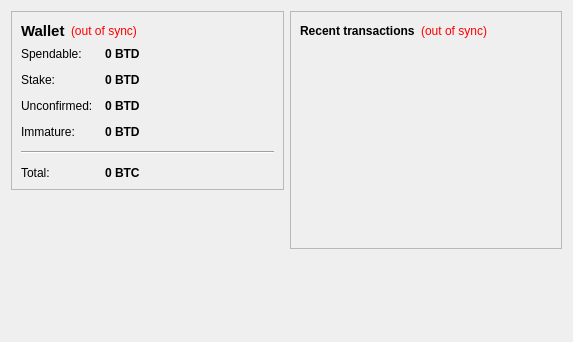
<?xml version="1.0" encoding="UTF-8"?>
<ui version="4.0">
 <class>OverviewPage</class>
 <widget class="QWidget" name="OverviewPage">
  <property name="geometry">
   <rect>
    <x>0</x>
    <y>0</y>
    <width>573</width>
    <height>342</height>
   </rect>
  </property>
  <property name="windowTitle">
   <string>Form</string>
  </property>
  <layout class="QHBoxLayout" name="horizontalLayout" stretch="1,1">
   <item>
    <layout class="QVBoxLayout" name="verticalLayout_2">
     <item>
      <widget class="QFrame" name="frame">
       <property name="frameShape">
        <enum>QFrame::StyledPanel</enum>
       </property>
       <property name="frameShadow">
        <enum>QFrame::Raised</enum>
       </property>
       <layout class="QVBoxLayout" name="verticalLayout_4">
        <item>
         <layout class="QHBoxLayout" name="horizontalLayout_4">
          <item>
           <widget class="QLabel" name="label_5">
            <property name="font">
             <font>
              <pointsize>11</pointsize>
              <weight>75</weight>
              <bold>true</bold>
             </font>
            </property>
            <property name="text">
             <string>Wallet</string>
            </property>
           </widget>
          </item>
          <item>
           <widget class="QLabel" name="labelWalletStatus">
            <property name="toolTip">
             <string>The displayed information may be out of date. Your wallet automatically synchronizes with the Bitcloud network after a connection is established, but this process has not completed yet.</string>
            </property>
            <property name="styleSheet">
             <string notr="true">QLabel { color: red; }</string>
            </property>
            <property name="text">
             <string notr="true">(out of sync)</string>
            </property>
            <property name="alignment">
             <set>Qt::AlignLeading|Qt::AlignLeft|Qt::AlignVCenter</set>
            </property>
           </widget>
          </item>
          <item>
           <spacer name="horizontalSpacer_2">
            <property name="orientation">
             <enum>Qt::Horizontal</enum>
            </property>
            <property name="sizeHint" stdset="0">
             <size>
              <width>40</width>
              <height>20</height>
             </size>
            </property>
           </spacer>
          </item>
         </layout>
        </item>
        <item>
         <layout class="QFormLayout" name="formLayout_2">
          <property name="fieldGrowthPolicy">
           <enum>QFormLayout::AllNonFixedFieldsGrow</enum>
          </property>
          <property name="horizontalSpacing">
           <number>12</number>
          </property>
          <property name="verticalSpacing">
           <number>12</number>
          </property>
          <item row="0" column="0">
           <widget class="QLabel" name="label">
            <property name="text">
             <string>Spendable:</string>
            </property>
           </widget>
          </item>
          <item row="0" column="1">
           <widget class="QLabel" name="labelBalance">
            <property name="font">
             <font>
              <weight>75</weight>
              <bold>true</bold>
             </font>
            </property>
            <property name="cursor">
             <cursorShape>IBeamCursor</cursorShape>
            </property>
            <property name="toolTip">
             <string>Your current spendable balance</string>
            </property>
            <property name="text">
             <string notr="true">0 BTD</string>
            </property>
            <property name="textInteractionFlags">
             <set>Qt::LinksAccessibleByMouse|Qt::TextSelectableByKeyboard|Qt::TextSelectableByMouse</set>
            </property>
           </widget>
          </item>
          <item row="1" column="0">
           <widget class="QLabel" name="label_6">
            <property name="text">
             <string>Stake:</string>
            </property>
           </widget>
          </item>
          <item row="1" column="1">
           <widget class="QLabel" name="labelStake">
            <property name="font">
             <font>
              <weight>75</weight>
              <bold>true</bold>
             </font>
            </property>
            <property name="cursor">
             <cursorShape>IBeamCursor</cursorShape>
            </property>
            <property name="toolTip">
             <string>Total of coins that was staked, and do not yet count toward the current balance</string>
            </property>
            <property name="text">
             <string notr="true">0 BTD</string>
            </property>
            <property name="textInteractionFlags">
             <set>Qt::LinksAccessibleByMouse|Qt::TextSelectableByKeyboard|Qt::TextSelectableByMouse</set>
            </property>
           </widget>
          </item>
          <item row="2" column="0">
           <widget class="QLabel" name="label_3">
            <property name="text">
             <string>Unconfirmed:</string>
            </property>
           </widget>
          </item>
          <item row="2" column="1">
           <widget class="QLabel" name="labelUnconfirmed">
            <property name="font">
             <font>
              <weight>75</weight>
              <bold>true</bold>
             </font>
            </property>
            <property name="cursor">
             <cursorShape>IBeamCursor</cursorShape>
            </property>
            <property name="toolTip">
             <string>Total of transactions that have yet to be confirmed, and do not yet count toward the current balance</string>
            </property>
            <property name="text">
             <string notr="true">0 BTD</string>
            </property>
            <property name="textInteractionFlags">
             <set>Qt::LinksAccessibleByMouse|Qt::TextSelectableByKeyboard|Qt::TextSelectableByMouse</set>
            </property>
           </widget>
          </item>
          <item row="3" column="0">
           <widget class="QLabel" name="labelImmatureText">
            <property name="text">
             <string>Immature:</string>
            </property>
           </widget>
          </item>
          <item row="3" column="1">
           <widget class="QLabel" name="labelImmature">
            <property name="font">
             <font>
              <weight>75</weight>
              <bold>true</bold>
             </font>
            </property>
            <property name="toolTip">
             <string>Mined balance that has not yet matured</string>
            </property>
            <property name="text">
             <string notr="true">0 BTD</string>
            </property>
            <property name="textInteractionFlags">
             <set>Qt::LinksAccessibleByMouse|Qt::TextSelectableByKeyboard|Qt::TextSelectableByMouse</set>
            </property>
           </widget>
          </item>
          <item row="4" column="0" colspan="2">
           <widget class="Line" name="line">
            <property name="orientation">
             <enum>Qt::Horizontal</enum>
            </property>
           </widget>
          </item>
          <item row="5" column="0">
           <widget class="QLabel" name="labelTotalText">
            <property name="text">
             <string>Total:</string>
            </property>
           </widget>
          </item>
          <item row="5" column="1">
           <widget class="QLabel" name="labelTotal">
            <property name="font">
             <font>
              <weight>75</weight>
              <bold>true</bold>
             </font>
            </property>
            <property name="cursor">
             <cursorShape>IBeamCursor</cursorShape>
            </property>
            <property name="toolTip">
             <string>Your current total balance</string>
            </property>
            <property name="text">
             <string notr="true">0 BTC</string>
            </property>
            <property name="textInteractionFlags">
             <set>Qt::LinksAccessibleByMouse|Qt::TextSelectableByKeyboard|Qt::TextSelectableByMouse</set>
            </property>
           </widget>
          </item>
         </layout>
        </item>
       </layout>
      </widget>
     </item>
     <item>
      <spacer name="verticalSpacer">
       <property name="orientation">
        <enum>Qt::Vertical</enum>
       </property>
       <property name="sizeHint" stdset="0">
        <size>
         <width>20</width>
         <height>40</height>
        </size>
       </property>
      </spacer>
     </item>
    </layout>
   </item>
   <item>
    <layout class="QVBoxLayout" name="verticalLayout_3">
     <item>
      <widget class="QFrame" name="frame_2">
       <property name="frameShape">
        <enum>QFrame::StyledPanel</enum>
       </property>
       <property name="frameShadow">
        <enum>QFrame::Raised</enum>
       </property>
       <layout class="QVBoxLayout" name="verticalLayout">
        <item>
         <layout class="QHBoxLayout" name="horizontalLayout_2">
          <item>
           <widget class="QLabel" name="label_4">
            <property name="text">
             <string>&lt;b&gt;Recent transactions&lt;/b&gt;</string>
            </property>
           </widget>
          </item>
          <item>
           <widget class="QLabel" name="labelTransactionsStatus">
            <property name="toolTip">
             <string>The displayed information may be out of date. Your wallet automatically synchronizes with the Bitcloud network after a connection is established, but this process has not completed yet.</string>
            </property>
            <property name="styleSheet">
             <string notr="true">QLabel { color: red; }</string>
            </property>
            <property name="text">
             <string notr="true">(out of sync)</string>
            </property>
            <property name="alignment">
             <set>Qt::AlignRight|Qt::AlignTrailing|Qt::AlignVCenter</set>
            </property>
           </widget>
          </item>
          <item>
           <spacer name="horizontalSpacer">
            <property name="orientation">
             <enum>Qt::Horizontal</enum>
            </property>
            <property name="sizeHint" stdset="0">
             <size>
              <width>40</width>
              <height>20</height>
             </size>
            </property>
           </spacer>
          </item>
         </layout>
        </item>
        <item>
         <widget class="QListView" name="listTransactions">
          <property name="styleSheet">
           <string notr="true">QListView { background: transparent; }</string>
          </property>
          <property name="frameShape">
           <enum>QFrame::NoFrame</enum>
          </property>
          <property name="verticalScrollBarPolicy">
           <enum>Qt::ScrollBarAlwaysOff</enum>
          </property>
          <property name="horizontalScrollBarPolicy">
           <enum>Qt::ScrollBarAlwaysOff</enum>
          </property>
          <property name="selectionMode">
           <enum>QAbstractItemView::NoSelection</enum>
          </property>
         </widget>
        </item>
       </layout>
      </widget>
     </item>
     <item>
      <spacer name="verticalSpacer_2">
       <property name="orientation">
        <enum>Qt::Vertical</enum>
       </property>
       <property name="sizeHint" stdset="0">
        <size>
         <width>20</width>
         <height>40</height>
        </size>
       </property>
      </spacer>
     </item>
    </layout>
   </item>
  </layout>
 </widget>
 <resources/>
 <connections/>
</ui>
